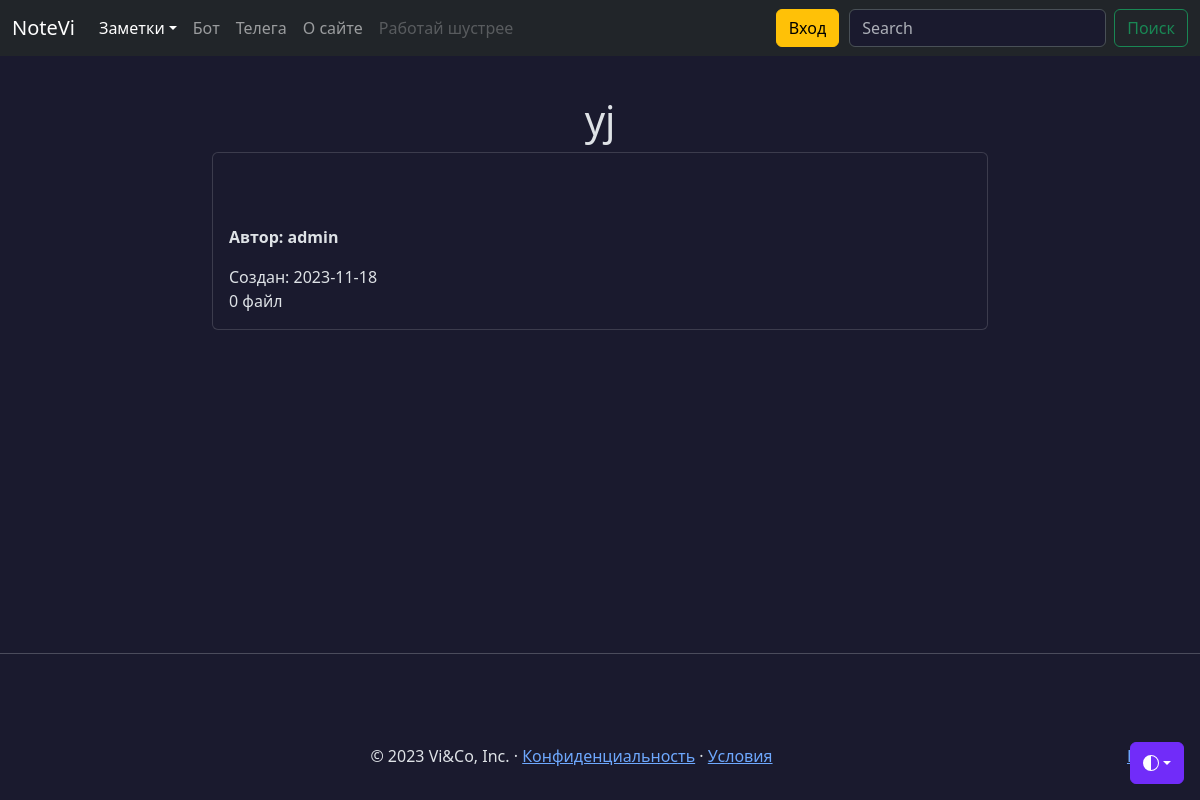
The page /notes/1 on the database as committed earlier.
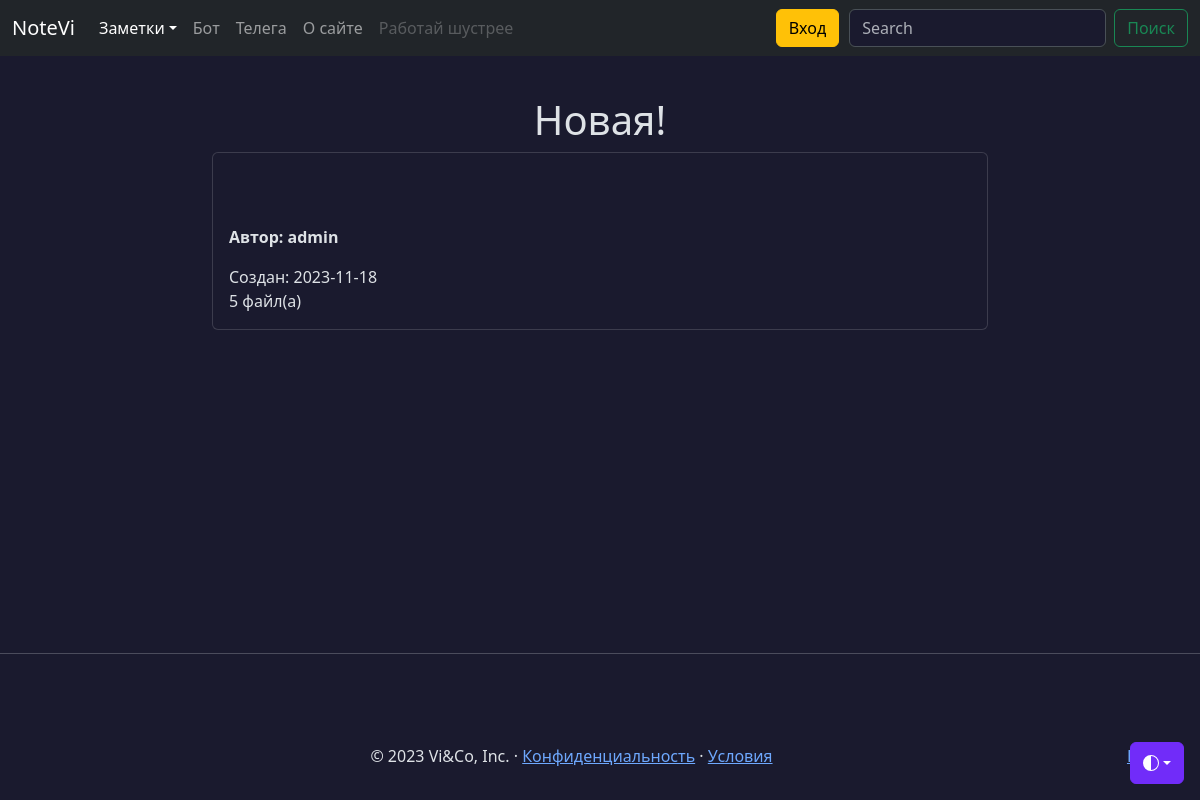
The same page on the database as committed later.
### models.py (models this page shows, shortened)
class Note(db.Model):
    id = db.Column(db.Integer, primary_key=True)
    title = db.Column(db.String(100), nullable=False, default=' ')
    intro = db.Column(db.String(200), nullable=False, default=' ')
    text = db.Column(db.Text, nullable=False, default=' ')
    user_id = db.Column(db.Integer,
                        db.ForeignKey('user.id'),
                        nullable=False,
                        default=1)
    data = db.Column(db.Date, nullable=False, default=datetime.utcnow)
    favorites = db.relationship('User',
                                secondary='favorites',
                                backref=db.backref('favorite_notes',
                                                   lazy=True),
                                lazy='subquery')
    public = db.Column(db.String(8), default=None)
    files = db.relationship('File',
                            secondary='note_file',
                            lazy='subquery',
                            backref=db.backref('notes',
                                               lazy=True))
    @classmethod
    def get_by_id(cls, id_) -> 'Note':
        return cls.query.session.get(cls, id_)

### views/notes.py (the view)
@app.route('/notes/<int:id>')
def note(id):
    note = Note.get_by_id(id)
    if not note:
        return redirect(url_for('notes'))
    if not note:
        return 'Заметка не найдена'
    return render_template('note.html', note=note)

### templates/note.html (shortened to what this page needs)
{% extends 'base.html' %}
{% block content %}
<div class="container mt-5 col-lg-8">
  <h1 style="text-align: center; word-wrap: break-word;">{{ note.title }}</h1>
  <div class="card">
    <div class="card-body container">
    </div>
    <div class="card-body">
      <p><b>Автор: {{ note.author.username }}</b></p>
      <note class="date">Cоздан: {{ note.data }}</note>
      <p class="card-text"> {{ note.files|length }} {{ 'файл(а)' if note.files|length > 1 else 'файл' }}</p>
    </div>
  </div>
</div>
{% endblock %}

Rows that differ between the two databases and show on the page:
changed Note: title "yj" → "Новая!"
Other text that changed with them:
{{ note.files|length }}: "0" → "5"
{{ 'файл(а)' if note.files|length > 1 else 'файл' }}: "файл" → "файл(а)"
